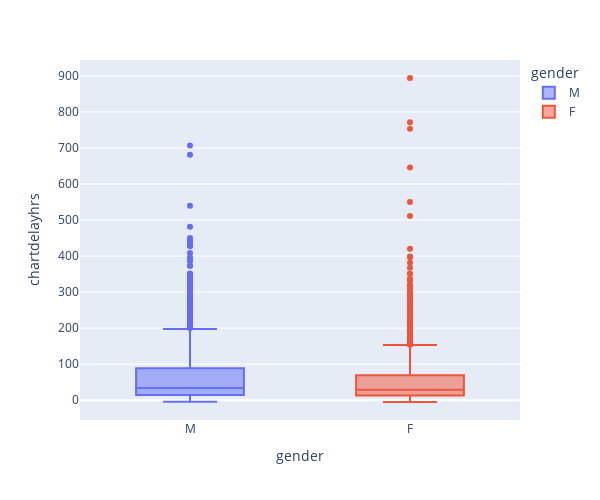

The code cell stored with this chart in its notebook:
### Markdown cell above
### As we can see here, data needs to be cleaned e.g. on age

### Code cell
demographic = data_TBI_ML.groupby(['hadm_id']).aggregate({'chartdelayhrs':'mean', 'gender':'min'})
fig = px.box(demographic,x = 'gender', y="chartdelayhrs", color='gender',width=600, height=500)
fig.show()

### Figure 1 — Plotly figure (JSON) as saved in the notebook; plotly's stock layout.template omitted (floating-point values rounded to 4 significant figures; data arrays with more than 128 entries replaced by an {"elided": "..."} marker saying what was removed)
{"data": [{"alignmentgroup": "True", "hovertemplate": "gender=%{x}<br>chartdelayhrs=%{y}<extra></extra>", "legendgroup": "M", "marker": {"color": "#636efa"}, "name": "M", "notched": false, "offsetgroup": "M", "orientation": "v", "showlegend": true, "type": "box", "x": {"elided": "1601 str values"}, "x0": " ", "xaxis": "x", "y": {"elided": "1601 float values"}, "y0": " ", "yaxis": "y"}, {"alignmentgroup": "True", "hovertemplate": "gender=%{x}<br>chartdelayhrs=%{y}<extra></extra>", "legendgroup": "F", "marker": {"color": "#EF553B"}, "name": "F", "notched": false, "offsetgroup": "F", "orientation": "v", "showlegend": true, "type": "box", "x": {"elided": "989 str values"}, "x0": " ", "xaxis": "x", "y": {"elided": "989 float values"}, "y0": " ", "yaxis": "y"}], "layout": {"boxmode": "overlay", "height": 500, "legend": {"title": {"text": "gender"}, "tracegroupgap": 0}, "margin": {"t": 60}, "width": 600, "xaxis": {"anchor": "y", "categoryarray": ["M", "F"], "categoryorder": "array", "domain": [0, 1], "title": {"text": "gender"}}, "yaxis": {"anchor": "x", "domain": [0, 1], "title": {"text": "chartdelayhrs"}}}}
